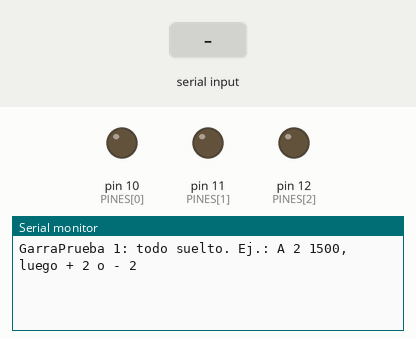
Simulated run of this sketch. Board: Arduino Nano, built with avr-gcc and run on an emulated ATmega328P. Parts: output pins drawn as LEDs (lit = HIGH), the last lines printed to the serial monitor. The inputs (shaded band) are chosen by the test bench.

Above: at 1.2 s.
1.3 s: "?\n" received over Serial
At 2.5 s:
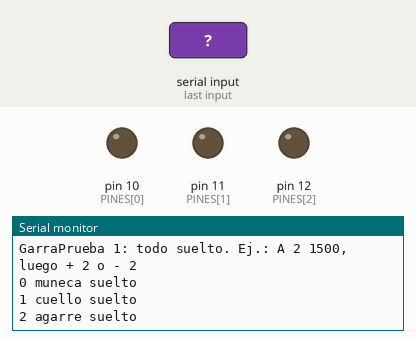
2.8 s: "+\n" received over Serial
At 3.8 s:
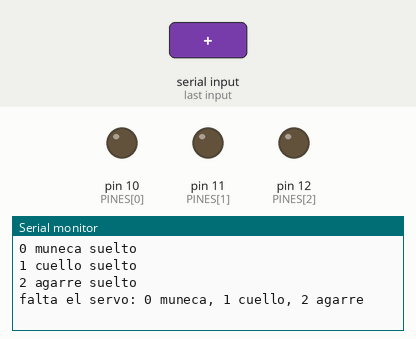
4.3 s: "90,45\n" received over Serial
At 5.0 s:
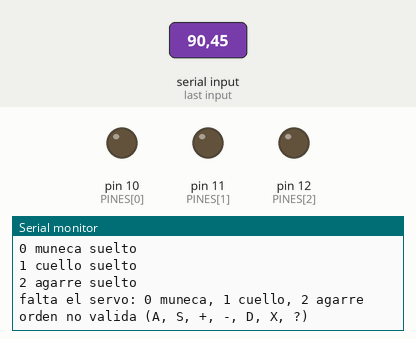

Measured:
- after the input at 1.3 s, the serial monitor: prints a new line at once (image 1)
- after the input at 2.8 s, the serial monitor: prints a new line at once (image 2)
- after the input at 4.3 s, the serial monitor: prints a new line at once (image 3)

The sketch:

GarraPrueba.ino
```cpp
// GarraPrueba 1: prueba de los 3 MG90S de la garra, con o sin el brazo.
//
// Usa los pines que tendrá la garra en BrazoNano (A0-A2 son el brazo y D9 el giro):
//   servo 0 = muñeca: elevación y declive  -> D10
//   servo 1 = cuello: giro de la muñeca    -> D11
//   servo 2 = agarre: abre y cierra        -> D12
//
// Arranca SIN señal: nada se mueve hasta que actives un servo con A.
// Alimentación: fuente externa de 5 a 6 V (un MG90S aguanta hasta 6 V), nunca el
// 5V del Nano, y el GND de la fuente unido al GND del Nano.
//
// Monitor serie a 115200 baudios, con «Nueva línea» como fin de línea:
//   A <servo> <us>   activar en ese pulso (el primer pulso salta ahí)
//   S <servo> <us>   ir suave a ese pulso
//   + <servo>        subir 20 us (unos 2 grados)
//   - <servo>        bajar 20 us
//   D <servo>        soltar ese servo
//   X                soltar todos
//   ?                estado
// Ejemplo: «A 2 1500» activa el agarre en el centro y «+ 2» lo mueve un poco.

#include <Servo.h>

const byte NUM = 3;
const byte PINES[NUM] = {10, 11, 12};
const char *const NOMBRES[NUM] = {"muneca", "cuello", "agarre"};

// Límites duros: rango típico de un MG90S, NO medido en esta garra
const int US_MIN = 600;
const int US_MAX = 2400;
const int PASO = 20;               // us por cada + o -
const float VELOCIDAD = 300;       // us/s
const unsigned long PERIODO = 20;  // ms entre actualizaciones

Servo servos[NUM];
bool activo[NUM];
float pos[NUM];
int objetivo[NUM];
unsigned long ultimo = 0;

char linea[24];
byte largo = 0;

void informar(byte i) {
  Serial.print(i);
  Serial.print(' ');
  Serial.print(NOMBRES[i]);
  Serial.print(' ');
  if (!activo[i]) {
    Serial.println("suelto");
    return;
  }
  Serial.print((int)(pos[i] + 0.5));
  Serial.print(" -> ");
  Serial.println(objetivo[i]);
}

void activar(byte i, int us) {
  us = constrain(us, US_MIN, US_MAX);
  pos[i] = us;
  objetivo[i] = us;
  servos[i].writeMicroseconds(us);  // antes de attach: el primer pulso ya es este
  if (!activo[i]) servos[i].attach(PINES[i]);
  activo[i] = true;
}

void soltar(byte i) {
  if (activo[i]) servos[i].detach();
  activo[i] = false;
  digitalWrite(PINES[i], LOW);
}

void ejecutar() {
  char orden = 0;
  int servo = -1, us = 0;
  int n = sscanf(linea, " %c %d %d", &orden, &servo, &us);
  if (n < 1) return;
  orden = toupper(orden);

  if (orden == 'X') {
    for (byte i = 0; i < NUM; i++) soltar(i);
    Serial.println("todos sueltos");
    return;
  }
  if (orden == '?') {
    for (byte i = 0; i < NUM; i++) informar(i);
    return;
  }
  if (n < 2 || servo < 0 || servo >= NUM) {
    Serial.println("falta el servo: 0 muneca, 1 cuello, 2 agarre");
    return;
  }

  byte i = servo;
  if (orden == 'D') {
    soltar(i);
    informar(i);
    return;
  }
  if (orden == 'A' && n == 3) {
    activar(i, us);
    informar(i);
    return;
  }
  if (orden != 'S' && orden != '+' && orden != '-') {
    Serial.println("orden no valida (A, S, +, -, D, X, ?)");
    return;
  }
  if (!activo[i]) {
    Serial.println("esta suelto: activalo primero con A");
    return;
  }
  int nuevo = objetivo[i];
  if (orden == 'S' && n == 3) nuevo = us;
  else if (orden == '+') nuevo += PASO;
  else if (orden == '-') nuevo -= PASO;
  else {
    Serial.println("falta el pulso: S <servo> <us>");
    return;
  }
  if (nuevo < US_MIN || nuevo > US_MAX) Serial.println("limite del sketch");
  objetivo[i] = constrain(nuevo, US_MIN, US_MAX);
  informar(i);
}

void setup() {
  for (byte i = 0; i < NUM; i++) {
    pinMode(PINES[i], OUTPUT);
    digitalWrite(PINES[i], LOW);
  }
  Serial.begin(115200);
  Serial.println("GarraPrueba 1: todo suelto. Ej.: A 2 1500, luego + 2 o - 2");
}

void loop() {
  while (Serial.available()) {
    char c = Serial.read();
    if (c == '\n' || c == '\r') {
      linea[largo] = 0;
      if (largo > 0) ejecutar();
      largo = 0;
    } else if (largo < sizeof(linea) - 1) {
      linea[largo++] = c;
    }
  }

  unsigned long ahora = millis();
  if (ahora - ultimo < PERIODO) return;
  float maximo = VELOCIDAD * (ahora - ultimo) / 1000.0;
  ultimo = ahora;
  for (byte i = 0; i < NUM; i++) {
    if (!activo[i]) continue;
    float falta = objetivo[i] - pos[i];
    if (falta == 0) continue;
    bool llega = fabs(falta) <= maximo;
    pos[i] = llega ? objetivo[i] : pos[i] + (falta > 0 ? maximo : -maximo);
    servos[i].writeMicroseconds((int)(pos[i] + 0.5));
    if (llega) informar(i);
  }
}
```
